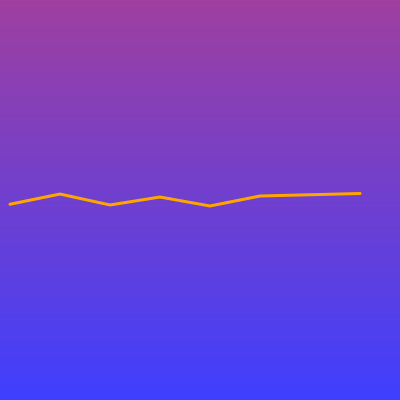
Frame 1 (no input)
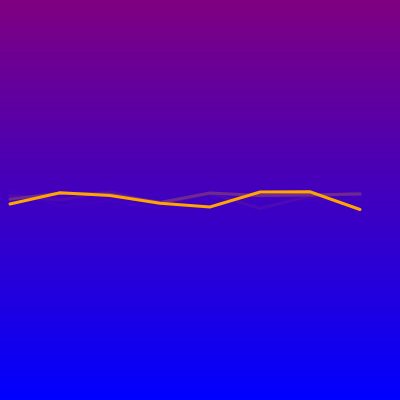
Frame 60 (no input)
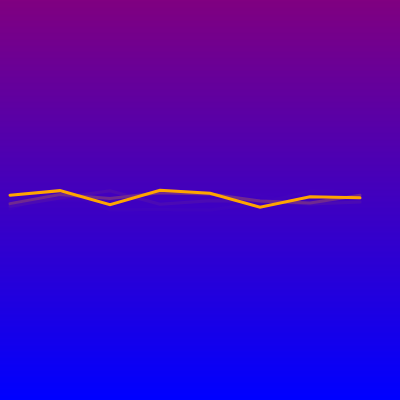
Frame 120 (the mouse pressed at the canvas centre since frame 60)

The p5.js sketch that drew these frames (run headless with seeded random() and noise() and a simulated clock; from frame 60 on, the mouse is pressed at the canvas centre):

// p5.js sketch
// ── sketch.js
let pos = [];

function setup() {
    createCanvas(400, 400);

    for (let i = 0; i < 10; i++) {
        pos[i] = p5.Vector.random2D();
        pos[i].mult(20);
    }
}

function draw() {
    // background(50);
    drawBG();

    push();
    translate(10, height/2);
    // scale(2);

    // fill("orange");
    // noStroke();
    stroke("orange");
    strokeWeight(3);
    noFill();

    beginShape();
    for (let x = 0; x < 8; x++) {
        vertex(x * 50, random(-10, 10));
    }
    endShape();


    pop();




}

function drawBG() {
    let startColor = color("purple");
    let endColor = color("blue");

    for (let y = 0; y <= height; y++) {
        let c = lerpColor(startColor, endColor, y / height);

        stroke(c);
        line(0, y, width, y);
    }
}
